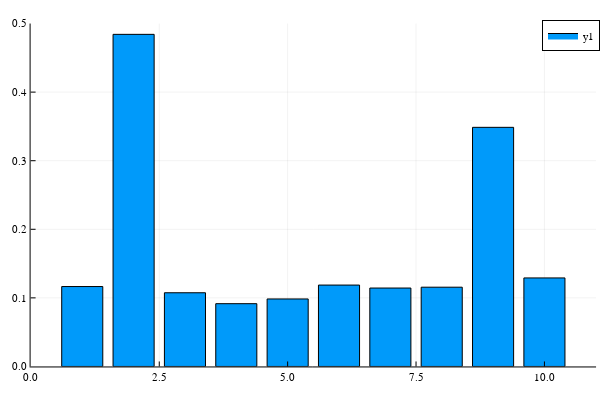

Notebook code cell kept with this figure:
### Code cell
nh_ = 10
Err_nh_avg = zeros(nh_)
Threads.@threads for nh in 1:nh_
    Err = []
    for n_test in 1:30
        x_test = X_test[:,n_test]
        c_test = C_test[:,n_test]
        y_gen = VectorSearch(Y_,c_test,VS_list)
        t = nothing
        x_gen = ReverseMap2(y_gen,c_test,Y_,X,C_n,nh,t)
        push!(Err,norm(x_gen-x_test)/norm(x_test))
    end
    Err_avg = sum(Err)/30
    # push!(Err_nh_avg,Err_avg)
    Err_nh_avg[nh] = Err_avg
end
bar(Err_nh_avg,ylims=(0.0,0.5))

### Figure 1 — Plotly figure (JSON) as saved in the notebook; plotly's stock layout.template omitted (floating-point values rounded to 4 significant figures)
{"data": [{"fill": "tozeroy", "fillcolor": "rgba(0, 154, 250, 1.000)", "legendgroup": "y1", "line": {"color": "rgba(0, 0, 0, 1.000)", "dash": "solid", "width": 1}, "mode": "lines", "name": "y1", "showlegend": true, "type": "scatter", "x": [0.6, 0.6, 1.4, 1.4, 0.6, 0.6], "xaxis": "x1", "y": [0.1165, 0, 0, 0.1165, 0.1165, 0.1165], "yaxis": "y1"}, {"fill": "tozeroy", "fillcolor": "rgba(0, 154, 250, 1.000)", "legendgroup": "y1", "line": {"color": "rgba(0, 0, 0, 1.000)", "dash": "solid", "width": 1}, "mode": "lines", "name": "y1", "showlegend": false, "type": "scatter", "x": [1.6, 1.6, 2.4, 2.4, 1.6, 1.6], "xaxis": "x1", "y": [0.4842, 0, 0, 0.4842, 0.4842, 0.4842], "yaxis": "y1"}, {"fill": "tozeroy", "fillcolor": "rgba(0, 154, 250, 1.000)", "legendgroup": "y1", "line": {"color": "rgba(0, 0, 0, 1.000)", "dash": "solid", "width": 1}, "mode": "lines", "name": "y1", "showlegend": false, "type": "scatter", "x": [2.6, 2.6, 3.4, 3.4, 2.6, 2.6], "xaxis": "x1", "y": [0.1075, 0, 0, 0.1075, 0.1075, 0.1075], "yaxis": "y1"}, {"fill": "tozeroy", "fillcolor": "rgba(0, 154, 250, 1.000)", "legendgroup": "y1", "line": {"color": "rgba(0, 0, 0, 1.000)", "dash": "solid", "width": 1}, "mode": "lines", "name": "y1", "showlegend": false, "type": "scatter", "x": [3.6, 3.6, 4.4, 4.4, 3.6, 3.6], "xaxis": "x1", "y": [0.09153, 0, 0, 0.09153, 0.09153, 0.09153], "yaxis": "y1"}, {"fill": "tozeroy", "fillcolor": "rgba(0, 154, 250, 1.000)", "legendgroup": "y1", "line": {"color": "rgba(0, 0, 0, 1.000)", "dash": "solid", "width": 1}, "mode": "lines", "name": "y1", "showlegend": false, "type": "scatter", "x": [4.6, 4.6, 5.4, 5.4, 4.6, 4.6], "xaxis": "x1", "y": [0.09842, 0, 0, 0.09842, 0.09842, 0.09842], "yaxis": "y1"}, {"fill": "tozeroy", "fillcolor": "rgba(0, 154, 250, 1.000)", "legendgroup": "y1", "line": {"color": "rgba(0, 0, 0, 1.000)", "dash": "solid", "width": 1}, "mode": "lines", "name": "y1", "showlegend": false, "type": "scatter", "x": [5.6, 5.6, 6.4, 6.4, 5.6, 5.6], "xaxis": "x1", "y": [0.1187, 0, 0, 0.1187, 0.1187, 0.1187], "yaxis": "y1"}, {"fill": "tozeroy", "fillcolor": "rgba(0, 154, 250, 1.000)", "legendgroup": "y1", "line": {"color": "rgba(0, 0, 0, 1.000)", "dash": "solid", "width": 1}, "mode": "lines", "name": "y1", "showlegend": false, "type": "scatter", "x": [6.6, 6.6, 7.4, 7.4, 6.6, 6.6], "xaxis": "x1", "y": [0.1143, 0, 0, 0.1143, 0.1143, 0.1143], "yaxis": "y1"}, {"fill": "tozeroy", "fillcolor": "rgba(0, 154, 250, 1.000)", "legendgroup": "y1", "line": {"color": "rgba(0, 0, 0, 1.000)", "dash": "solid", "width": 1}, "mode": "lines", "name": "y1", "showlegend": false, "type": "scatter", "x": [7.6, 7.6, 8.4, 8.4, 7.6, 7.6], "xaxis": "x1", "y": [0.1156, 0, 0, 0.1156, 0.1156, 0.1156], "yaxis": "y1"}, {"fill": "tozeroy", "fillcolor": "rgba(0, 154, 250, 1.000)", "legendgroup": "y1", "line": {"color": "rgba(0, 0, 0, 1.000)", "dash": "solid", "width": 1}, "mode": "lines", "name": "y1", "showlegend": false, "type": "scatter", "x": [8.6, 8.6, 9.4, 9.4, 8.6, 8.6], "xaxis": "x1", "y": [0.3487, 0, 0, 0.3487, 0.3487, 0.3487], "yaxis": "y1"}, {"fill": "tozeroy", "fillcolor": "rgba(0, 154, 250, 1.000)", "legendgroup": "y1", "line": {"color": "rgba(0, 0, 0, 1.000)", "dash": "solid", "width": 1}, "mode": "lines", "name": "y1", "showlegend": false, "type": "scatter", "x": [9.6, 9.6, 10.4, 10.4, 9.6, 9.6], "xaxis": "x1", "y": [0.1291, 0, 0, 0.1291, 0.1291, 0.1291], "yaxis": "y1"}, {"colorbar": {"len": 0.9525, "title": "", "x": 0.9934, "y": 0.5139}, "legendgroup": "y1", "marker": {"color": "rgba(0, 154, 250, 0.000)", "line": {"color": "rgba(0, 0, 0, 0.000)", "width": 1}, "size": 0, "symbol": "circle"}, "mode": "markers", "name": "y1", "showlegend": false, "type": "scatter", "x": [1, 2, 3, 4, 5, 6, 7, 8, 9, 10], "xaxis": "x", "y": [0.1165, 0.4842, 0.1075, 0.09153, 0.09842, 0.1187, 0.1143, 0.1156, 0.3487, 0.1291], "yaxis": "y"}], "layout": {"annotations": [], "height": 400, "legend": {"bgcolor": "rgba(255, 255, 255, 1.000)", "bordercolor": "rgba(0, 0, 0, 1.000)", "borderwidth": 1, "font": {"color": "rgba(0, 0, 0, 1.000)", "family": "sans-serif", "size": 11}, "title": {"font": {"color": "rgba(0, 0, 0, 1.000)", "family": "sans-serif", "size": 15}, "text": ""}, "tracegroupgap": 0, "traceorder": "normal", "x": 1, "xanchor": "auto", "y": 1, "yanchor": "auto"}, "margin": {"b": 20, "l": 0, "r": 0, "t": 20}, "paper_bgcolor": "rgba(255, 255, 255, 1.000)", "plot_bgcolor": "rgba(255, 255, 255, 1.000)", "showlegend": true, "width": 600, "xaxis": {"anchor": "y", "domain": [0.05101, 0.9934], "gridcolor": "rgba(0, 0, 0, 0.100)", "gridwidth": 0.5, "linecolor": "rgba(0, 0, 0, 1.000)", "mirror": false, "range": [-0.00564, 11.01], "showgrid": true, "showline": true, "showticklabels": true, "tickangle": 0, "tickcolor": "rgb(0, 0, 0)", "tickfont": {"color": "rgba(0, 0, 0, 1.000)", "family": "sans-serif", "size": 11}, "tickmode": "array", "ticks": "inside", "ticktext": ["0.0", "2.5", "5.0", "7.5", "10.0"], "tickvals": [0, 2.5, 5, 7.5, 10], "title": "", "titlefont": {"color": "rgba(0, 0, 0, 1.000)", "family": "sans-serif", "size": 15}, "type": "-", "visible": true, "zeroline": false, "zerolinecolor": "rgba(0, 0, 0, 1.000)"}, "yaxis": {"anchor": "x", "domain": [0.03762, 0.9902], "gridcolor": "rgba(0, 0, 0, 0.100)", "gridwidth": 0.5, "linecolor": "rgba(0, 0, 0, 1.000)", "mirror": false, "range": [0, 0.5], "showgrid": true, "showline": true, "showticklabels": true, "tickangle": 0, "tickcolor": "rgb(0, 0, 0)", "tickfont": {"color": "rgba(0, 0, 0, 1.000)", "family": "sans-serif", "size": 11}, "tickmode": "array", "ticks": "inside", "ticktext": ["0.0", "0.1", "0.2", "0.3", "0.4", "0.5"], "tickvals": [0, 0.1, 0.2, 0.3, 0.4, 0.5], "title": "", "titlefont": {"color": "rgba(0, 0, 0, 1.000)", "family": "sans-serif", "size": 15}, "type": "-", "visible": true, "zeroline": false, "zerolinecolor": "rgba(0, 0, 0, 1.000)"}}}
